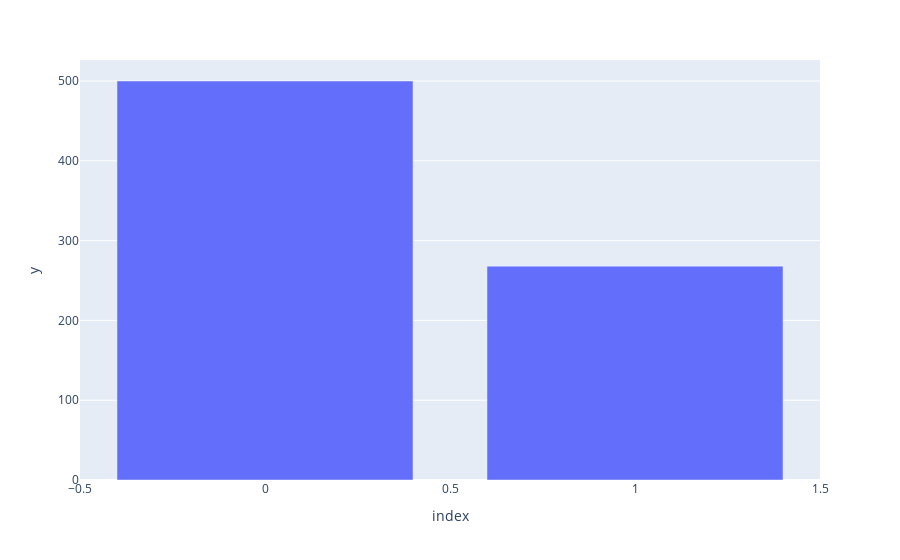

The cell this chart's notebook holds for it:
### Code cell
outcome_count = df['Outcome'].value_counts()
px.bar(outcome_count,x=outcome_count.index,y=outcome_count.values)

### Figure 1 — Plotly figure (JSON) as saved in the notebook; plotly's stock layout.template omitted (floating-point values rounded to 4 significant figures)
{"data": [{"alignmentgroup": "True", "hovertemplate": "index=%{x}<br>y=%{y}<extra></extra>", "legendgroup": "", "marker": {"color": "#636efa", "pattern": {"shape": ""}}, "name": "", "offsetgroup": "", "orientation": "v", "showlegend": false, "textposition": "auto", "type": "bar", "x": [0, 1], "xaxis": "x", "y": [500, 268], "yaxis": "y"}], "layout": {"barmode": "relative", "legend": {"tracegroupgap": 0}, "margin": {"t": 60}, "xaxis": {"anchor": "y", "domain": [0, 1], "title": {"text": "index"}}, "yaxis": {"anchor": "x", "domain": [0, 1], "title": {"text": "y"}}}}
